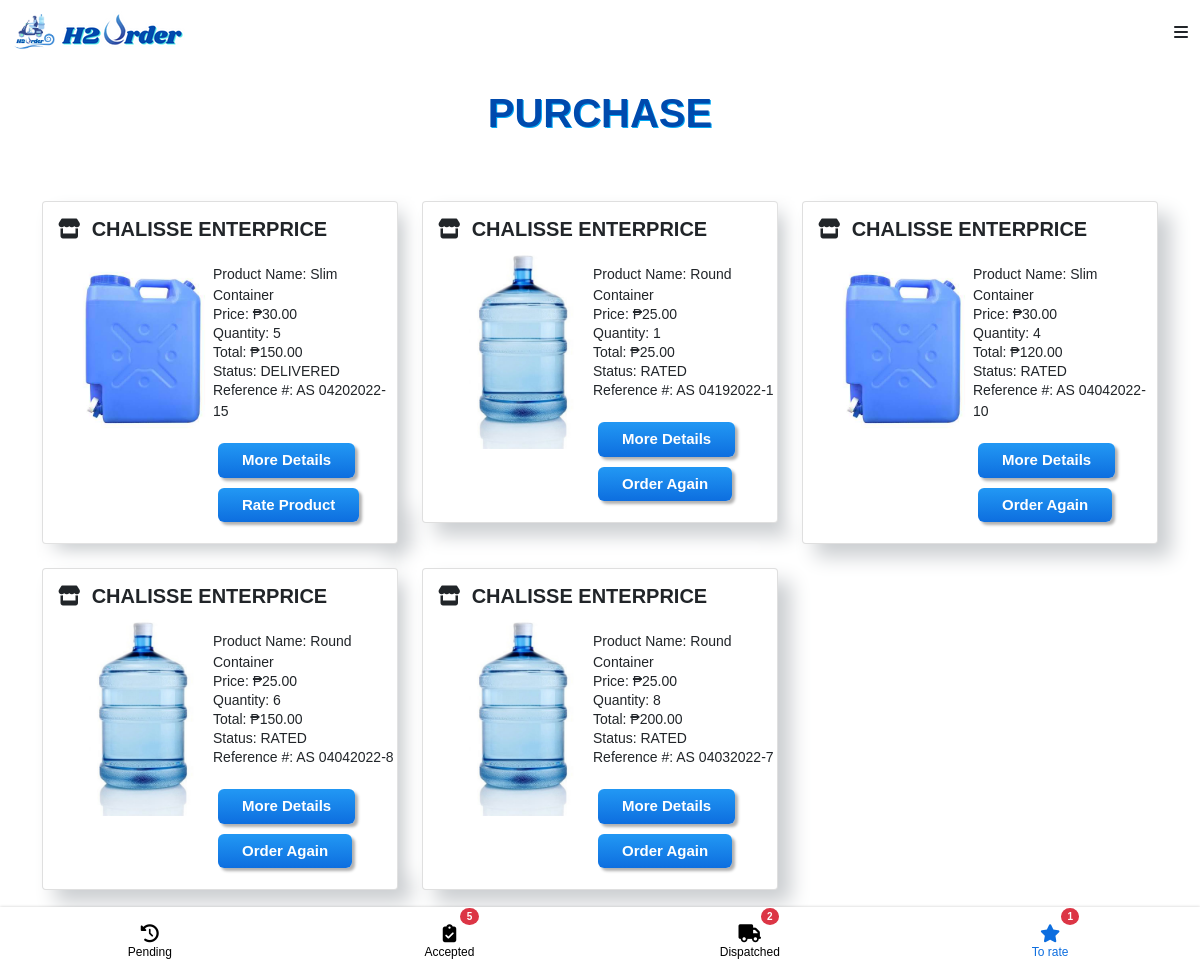
Page /customer/received_orders.php (signed in) on the committed database.
### tables this page shows
CREATE TABLE `orderlist` (
  `order_id` int(11) NOT NULL,
  `product_id` int(11) NOT NULL,
  `customer_id` int(11) NOT NULL,
  `merchant_id` int(11) NOT NULL,
  `deliveryman_id` int(11) DEFAULT NULL,
  `status` text NOT NULL,
  `quantity` text NOT NULL,
  `total` int(11) NOT NULL,
  `type` text,
  `photo` text,
  `receipt` varchar(255) NOT NULL,
  `receipt_status` varchar(255) NOT NULL,
  `date` timestamp NOT NULL DEFAULT CURRENT_TIMESTAMP
);

CREATE TABLE `merchant` (
  `merchant_id` int(11) NOT NULL,
  `username` varchar(255) NOT NULL,
  `password` varchar(255) NOT NULL,
  `business_name` varchar(255) NOT NULL,
  `owner` varchar(255) NOT NULL,
  `address` varchar(255) NOT NULL,
  `barangay` varchar(255) NOT NULL,
  `email` varchar(255) NOT NULL,
  `contact_number` varchar(255) NOT NULL,
  `image` varchar(255) NOT NULL,
  `latitude` varchar(255) NOT NULL,
  `longitude` varchar(255) NOT NULL,
  `opening` time NOT NULL,
  `closing` time NOT NULL,
  `status` varchar(255) NOT NULL
);

CREATE TABLE `product` (
  `product_id` int(11) NOT NULL,
  `merchant_id` int(11) NOT NULL,
  `product_name` varchar(255) NOT NULL,
  `product_type` varchar(255) NOT NULL,
  `volume` varchar(255) NOT NULL,
  `price` int(11) NOT NULL,
  `image` varchar(255) NOT NULL,
  `description` varchar(255) NOT NULL
);

### customer/received_orders.php (the view, shortened to what this page needs)
<?php
require '../connection.php';
?>
<!DOCTYPE html>
<html>
    <head>
        <link href="https://cdn.jsdelivr.net/npm/bootstrap@5.0.2/dist/css/bootstrap.min.css" rel="stylesheet">
    </head>
    <body  >
      <?php include 'navbar.php' ?>
      <center>
      <p class="text-center h1 fw-bold mb-3 mx-1 mx-md-4 mt-4"
      style="color:#004aad;text-shadow: 1px 1px #03a9f4;">PURCHASE
      </p>
       </center>
<section >
  <div class="container py-5">
   <?php
        $q_p = $conn->query("SELECT COUNT(*) as total FROM `orderlist` WHERE orderlist.status = 'pending' && orderlist.customer_id = '".$_SESSION['customer_id']."' ") or die(mysqli_error());
        $f_p = $q_p->fetch_array();
        $q_s = $conn->query("SELECT COUNT(*) as total FROM `orderlist` WHERE orderlist.status = 'accepted' && orderlist.customer_id = '".$_SESSION['customer_id']."'") or die(mysqli_error());
        $f_s = $q_s->fetch_array();
        $q_d = $conn->query("SELECT COUNT(*) as total FROM `orderlist` WHERE orderlist.status = 'dispatched' && orderlist.customer_id = '".$_SESSION['customer_id']."'") or die(mysqli_error());
        $f_d = $q_d->fetch_array();
          $q_r = $conn->query("SELECT COUNT(*) as total FROM `orderlist` WHERE orderlist.status = 'delivered' && orderlist.customer_id = '".$_SESSION['customer_id']."'") or die(mysqli_error());
        $f_r = $q_r->fetch_array();
      ?>
    <div class="row">
 <?php
      $queryy = $conn->query("SELECT product.product_id,product.image,product.product_name,product.product_type,
      product.price, product.merchant_id, orderlist.order_id, orderlist.quantity, orderlist.total ,orderlist.status, orderlist.type,
      orderlist.date, customer.firstname, customer.lastname, customer.customer_id, merchant.business_name,merchant.merchant_id
      FROM orderlist
      RIGHT JOIN product ON orderlist.product_id = product.product_id
      RIGHT JOIN customer ON orderlist.customer_id = customer.customer_id
      RIGHT JOIN merchant ON orderlist.merchant_id = merchant.merchant_id
      WHERE orderlist.status = 'rated'  && orderlist.customer_id = '".$_SESSION['customer_id']."'
         || orderlist.status = 'delivered' && orderlist.customer_id = '".$_SESSION['customer_id']."'
      ORDER BY orderlist.date DESC
  ") or die(mysqli_error());
      while($fetch = $queryy->fetch_array()){
?>
      <div class="col-md-12 col-lg-4 mb-4 mb-lg-0">
        <div class="card">
           <h5 style="font-weight: 550;margin-top: 15px; margin-left: 15px" >
            <i class="fas fa-store" style=""></i>
              &nbsp<?php echo $fetch['business_name']?>
            </h5>
          <img src = "../photo/<?php echo $fetch['image']?>" style="width: 200px;height: 200px; margin-bottom: 5px;" />
             <div>
                <table>
                  <tr>
                  <td valign="top" style="padding-left:20px;">
                    <div style=" margin-top:-200px; margin-left: 150px;">
                      <p style="font-size:14px;margin-top:10px;">Product Name: <?php echo $fetch['product_name']?><p>
                      <p style="font-size:14px;margin-top:-18px;">Price:  &#8369;<?php echo $fetch['price']?>.00<p>
                      <p style="font-size:14px;margin-top:-18px;">Quantity: <?php echo $fetch['quantity']?><p>
                     <p style="font-size:14px;margin-top:-18px;">Total: &#8369;<?php echo $fetch['quantity']* $fetch['price']?>.00<p>
                      <p style="font-size:14px;margin-top:-18px;">Status:  <?php echo  strtoupper($fetch['status'])?><p>
                      <p style="font-size:14px;margin-top:-18px;">Reference #: AS <?php echo date("mdY-", strtotime($fetch['date']))?><?php echo $fetch['order_id']?> <p>
                    <?php if ($fetch['status']=='delivered') {
                      echo ' <a href="received_order_details.php?order_id='.$fetch['order_id'].' " class="myButton" style="color:white;margin:5px;">More Details</a>';
                       echo '<a href=rate_product.php?order_id='.$fetch['order_id'].' " class="myButton" style="color:white;margin:5px;">Rate Product</a>' ;
                    }else if ($fetch['status']=='rated'){
                           echo ' <a href="received_order_details.php?order_id= '.$fetch['order_id'].' " class="myButton" style="color:white;margin:5px;">More Details</a>';
                            echo '<a href=product_view.php?product_id='.$fetch['product_id'].' " class="myButton" style="color:white;margin:5px;">Order Again</a>' ;
                    }
                     ?>
                    </div>
                 </td>
                </tr>
              </table>
          </div>
        </div><br>
      </div>
<?php
    }
  ?>
        </div>
      </div>
      <nav class="nav">
<?php if ($f_p['total']!=0) {
         echo '<a href="purchase.php" class="nav__link " >
               <span class="badge bg-danger" style="margin-left: 40px;">'.$f_p['total'].'</span>
              <i class="fa fa-history" style="font-size: 18px"></i>
          <span class="nav__text">Pending</span>
        </a>';
      }else{
          echo '<a href="purchase.php" class="nav__link " >
                   <span class="badge" style="margin-left: 40px; color:white;background-color:white">0</span>
              <i class="fa fa-history" style="font-size: 18px"></i>
          <span class="nav__text">Pending</span> </a>';
      }
 ?>
 <?php if ($f_s['total']!=0) {
         echo ' <a href="shipping_orders.php" class="nav__link ">
                  <span class="badge bg-danger" style="margin-left: 40px;">'.$f_s['total'].'</span>
                  <i class="fas fa-clipboard-check" style="font-size: 18px"></i>
                  <span class="nav__text">Accepted</span>
                </a>';
      }else{
          echo '<a href="shipping_orders.php" class="nav__link ">
                 <span class="badge" style="margin-left: 40px; color:white;background-color:white">0</span>
                  <i class="fas fa-clipboard-check" style="font-size: 18px"></i>
                  <span class="nav__text">Accepted</span>
                </a>';
      }
 ?>
 <?php if ($f_d['total']!=0) {
         echo ' <a href="dispatched_order.php" class="nav__link">
               <span class="badge bg-danger" style="margin-left: 40px;">'.$f_d['total'].'</span>
                <i class="fas fa-truck" style="font-size: 18px"></i>
                <span class="nav__text">Dispatched</span>
              </a>';
      }else{
          echo '<a href="dispatched_order.php" class="nav__link">
                 <span class="badge " style="margin-left: 40px;color:white;background-color:white">0</span>
                <i class="fas fa-truck" style="font-size: 18px"></i>
                <span class="nav__text">Dispatched</span>
              </a>';
      }
 ?>
 <?php if ($f_r['total']!=0) {
         echo ' <a href="received_orders.php" class="nav__link  nav__link--active">
                <span class="badge bg-danger" style="margin-left: 40px;">'.$f_r['total'].'</span>
                <i class="fas fa-star" style="font-size: 18px"></i>
                <span class="nav__text">To rate</span>
              </a>';
      }else{
          echo ' <a href="received_orders.php" class="nav__link  nav__link--active">
                 <span class="badge" style="margin-left: 40px; color:white;background-color:white">0</span>
                <i class="fas fa-star" style="font-size: 18px"></i>
                <span class="nav__text">To rate</span>
              </a>';
      }
 ?>
</nav>
</section>
    </body>
</html>

### customer/navbar.php (style rules this page uses)
:root { --transition: all 0.7s ease; --yellow: #f9d342; --dark: #292826; }
* { box-sizing: border-box; padding: 0; margin: 0; font-family: "Poppins", sans-serif; }
html { scroll-behavior: smooth; }

### customer/received_orders.php (style rules this page uses)
.card { box-shadow: 13px 13px 20px #cbced1, -13px -13px 20px #fff; }
.myButton { box-shadow:inset 0px 1px 0px 0px #fff6af; background:linear-gradient(to bottom, #2196F3 5%, #0d6edf 100%); border-radius:6px; display:inline-block; cursor:pointer; color:#fff; font-family:Arial; font-size:15px; font-weight:bold; padding:6px 24px; text-decoration:none; border-color: #0d6edf; box-shadow: 3px 3px 3px #b1b1b1, -3px -3px 3px #fff; }
.nav { position: fixed; bottom: 0; width: 100%; height: 55px; box-shadow: 0 0 3px rgba(0, 0, 0, 0.2); background-color: #fff; display: flex; overflow-x: auto; }
.nav__link { display: flex; flex-direction: column; align-items: center; justify-content: center; flex-grow: 1; min-width: 50px; overflow: hidden; white-space: nowrap; font-family: sans-serif; font-size: 12px; color: black; text-decoration: none; -webkit-tap-highlight-color: transparent; transition: background-color 0.1s ease-in-out; }
.nav__link--active { color: #0d6edf; }
.badge { font-size: 10px; border-radius: 50%; background: red; color: white; }

### rows in the picture
orderlist: merchant.business_name "CHALISSE ENTERPRICE", product.image (picture), product.product_name "Slim Container", product.price "30", quantity "5", $fetch['quantity']*$fetch['price'] "150", status "DELIVERED", date "04202022-", order_id "15"
orderlist: merchant.business_name "CHALISSE ENTERPRICE", product.image (picture), product.product_name "Round Container", product.price "25", quantity "1", $fetch['quantity']*$fetch['price'] "25", status "RATED", date "04192022-", order_id "1"
orderlist: merchant.business_name "CHALISSE ENTERPRICE", product.image (picture), product.product_name "Slim Container", product.price "30", quantity "4", $fetch['quantity']*$fetch['price'] "120", status "RATED", date "04042022-", order_id "10"
orderlist: merchant.business_name "CHALISSE ENTERPRICE", product.image (picture), product.product_name "Round Container", product.price "25", quantity "6", $fetch['quantity']*$fetch['price'] "150", status "RATED", date "04042022-", order_id "8"
orderlist: merchant.business_name "CHALISSE ENTERPRICE", product.image (picture), product.product_name "Round Container", product.price "25", quantity "8", $fetch['quantity']*$fetch['price'] "200", status "RATED", date "04032022-", order_id "7"

### other values in the picture
$f_s['total'] "5"
$f_d['total'] "2"
$f_r['total'] "1"
